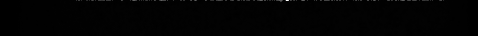
#> input picture core/algorithms/UnitTests/data/spotprojection_0001.tif, 478 x 36 px
$ jupyter execute spotclean.ipynb   (shell and % lines are left out)
#> lines starting #> are read from the running program, lines starting #| are printed output that depends on the picture; after the words box and inside, x2 and y2 are one past the last pixel; in counts of white or black regions, pixels touching at a corner belong together
[cell 1]
import numpy as np
import matplotlib.pyplot as plt
import skimage.io as io
import scipy.signal as sig
from skimage.morphology import reconstruction

[cell 2]
img=io.imread('../../UnitTests/data/spotprojection_0001.tif')
#> img is the input picture: shape (36, 478) float32; min -2.62, max 836.8, mean 5.6
plt.imshow(img,clim=[0,5])

[cell 3]
a=img
a[0,:]=sig.medfilt(a[0,:],kernel_size=21)
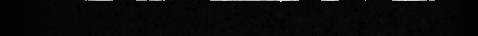
#> a: shape (36, 478) float32; 2.52% of pixels changed, all inside (x1, y1, x2, y2) = (0, 0, 478, 1); drawn with min black and max white
plt.figure(figsize=(15,3))
plt.imshow(a,clim=[-5,5])

plt.figure(figsize=(15,6))
plt.plot(sig.medfilt(a[1,:],kernel_size=21))
plt.plot(a[1,:])
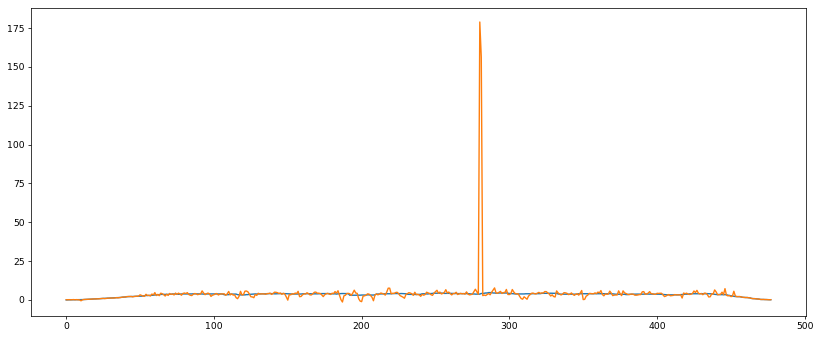
#> figure drawn by matplotlib, 1 panel; curve peaks at x = 286, y = 4.73; curve peaks at x = 280, y = 178.9

[cell 4]
def fillhole(img) :
    seed = np.copy(img)
    seed[1:-1, 1:-1] = img.max()
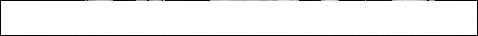
#> seed: shape (36, 478) float32; min -1.78, max 215.6, mean 204.7; drawn with min black and max white
    mask = img

    filled = reconstruction(seed, mask, method='erosion')

    return filled

def fillpeaks(img) :
    seed = np.copy(img)
    seed[1:-1, 1:-1] = img.min()
    mask = img
    filled = reconstruction(seed, mask, method='dilation')

    return filled

[cell 5]
plt.figure(figsize=[15,8])
plt.subplot(2,1,1)
plt.imshow(fillhole(img)-img,clim=[0,5])

plt.subplot(2,1,2)
plt.imshow(img-fillpeaks(img),clim=[0,5])
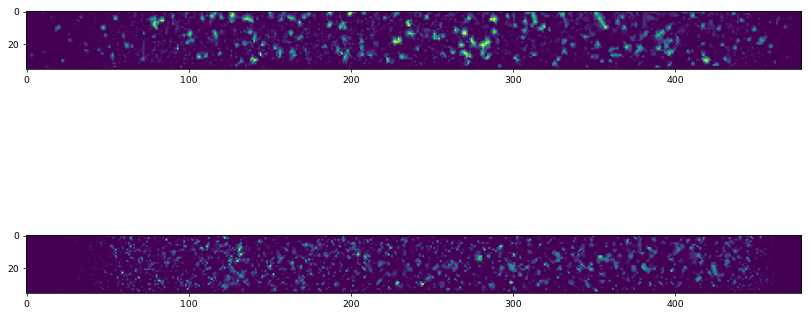
#> figure drawn by matplotlib, 2 panels
